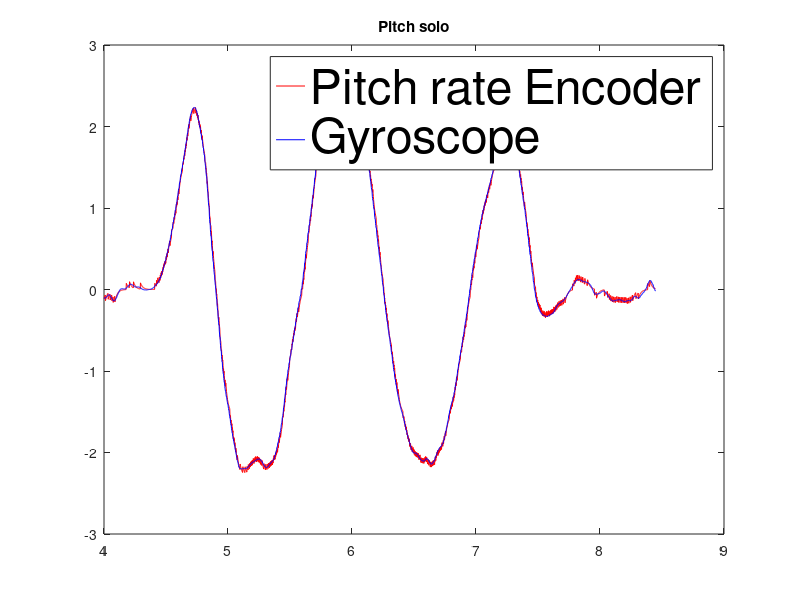
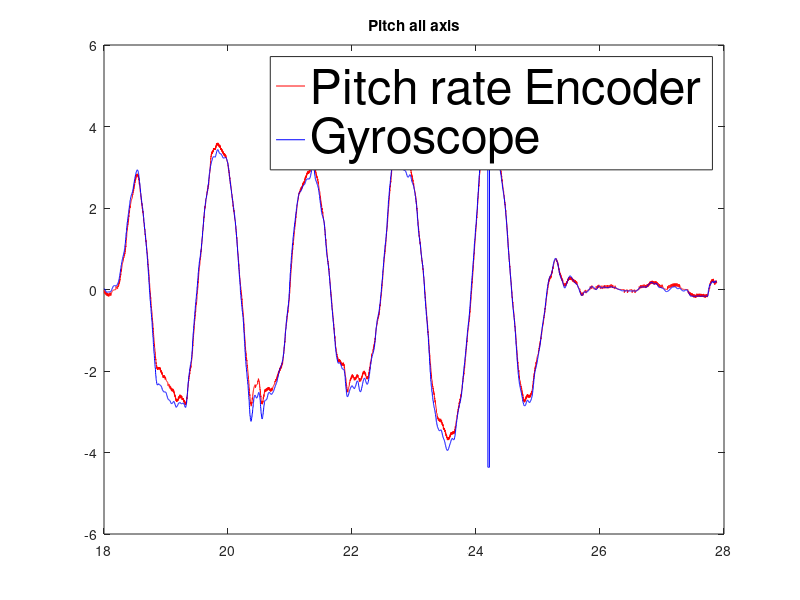
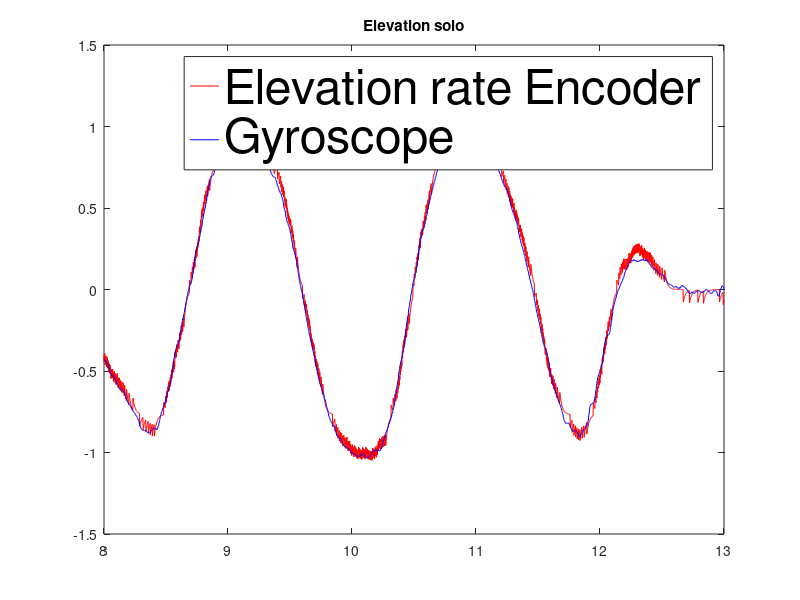
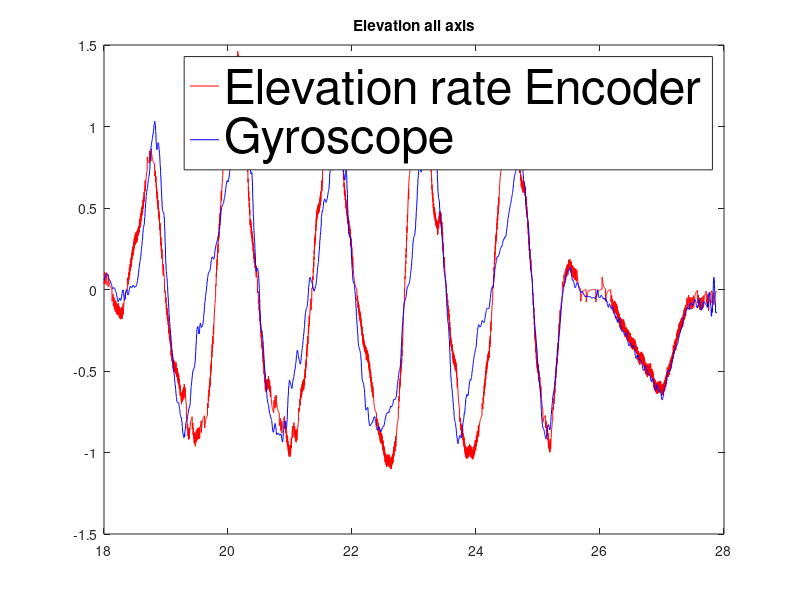

The MATLAB source for these figures, in order:
%%
clc
clear
close
Data = load('PitchRategyrovsencoderoneaxis.mat');
Data2 = load('ElevationRategyrovsencoderoneaxis.mat');
Data3 = load('TravelRategyrovsencoderoneaxis.mat');

%%
figure(1);

plot(Data.ans(1,2001:4225), Data.ans(2,2001:4225),'r')
hold on

plot(Data.ans(1,2001:4225), Data.ans(3,2001:4225),'b')
hold on
title('Pitch solo')
legend({'Pitch rate Encoder','Gyroscope'},'FontSize',35,'Location','best');


%%
figure(2);

plot(Data.ans(1,9001:13942), Data.ans(2,9001:13942),'r')
hold on

plot(Data.ans(1,9001:13942), Data.ans(3,9001:13942),'b')
hold on
title('Pitch all axis')
legend({'Pitch rate Encoder','Gyroscope'},'FontSize',35,'Location','best');

%%
figure(3);

plot(Data2.ans(1,4001:6501), Data2.ans(2,4001:6501),'r')
hold on

plot(Data2.ans(1,4001:6501), Data2.ans(3,4001:6501),'b')
hold on
title('Elevation solo')
legend({'Elevation rate Encoder','Gyroscope'},'FontSize',35,'Location','best');
%%
figure(4);

plot(Data2.ans(1,9001:13942), Data2.ans(2,9001:13942),'r')
hold on

plot(Data2.ans(1,9001:13942), Data2.ans(3,9001:13942),'b')
hold on
title('Elevation all axis')
legend({'Elevation rate Encoder','Gyroscope'},'FontSize',35,'Location','best');

%%
figure(5);

plot(Data3.ans(1,6501:9001), Data3.ans(2,6501:9001),'r')
hold on

plot(Data3.ans(1,6501:9001), Data3.ans(3,6501:9001),'b')
hold on
title('Travel solo')
legend({'Travel rate Encoder','Gyroscope'},'FontSize',35,'Location','best');

%%
figure(6);

plot(Data3.ans(1,9001:13942), Data3.ans(2,9001:13942),'r')
hold on

plot(Data3.ans(1,9001:13942), Data3.ans(3,9001:13942),'b')
hold on
title('Travel all axis')
legend({'Travel rate Encoder','Gyroscope'},'FontSize',35,'Location','best');

%%
clear all
close
clc
Data = load('Acceleration.mat');

figure(7);
plot(Data.ans(1,:), Data.ans(2,:),'r')
title('Acceleration in X direction')
legend({'X direction'},'FontSize',50,'Location','best');

figure(8);
plot(Data.ans(1,:), Data.ans(3,:),'r')
title('Acceleration in Y direction')
legend({'Y direction'},'FontSize',50,'Location','best');

figure(9);
plot(Data.ans(1,:), Data.ans(4,:),'r')
title('Acceleration in Z direction')
legend({'Z direction'},'FontSize',50,'Location','best');

%%
clear all
close
clc
Data = load('TransformedPitch.mat');
Data1 = load('TransformedPitchRate.mat');
Data2 = load('TransformedElevation.mat');
Data3 = load('TransformedElevationRate.mat');
Data4 = load('TransformedTravelRate.mat');


figure(10);
plot(Data.ans(1,:), Data.ans(2,:),'r')
hold on
plot(Data.ans(1,:), Data.ans(3,:),'b')
title('Pitch')
legend({'Transformed pitch','Encoder pitch'},'FontSize',35,'Location','best');

figure(11);
plot(Data1.ans(1,:), Data1.ans(2,:),'r')
hold on
plot(Data1.ans(1,:), Data1.ans(3,:),'b')
title('Pitch Rate')
legend({'Transformed pitch rate','Encoder pitch rate'},'FontSize',35,'Location','best');

figure(12);
plot(Data2.ans(1,:), Data2.ans(2,:),'r')
hold on
plot(Data2.ans(1,:), Data2.ans(3,:),'b')
title('Elevation')
legend({'Transformed Elevation','Encoder Elevation'},'FontSize',35,'Location','best');

figure(13);
plot(Data3.ans(1,80:14869), Data3.ans(2,80:14869),'r')
hold on
plot(Data3.ans(1,80:14869), Data3.ans(3,80:14869),'b')
title('Elevation rate')
legend({'Transformed Elevation rate','Encoder Elevation rate'},'FontSize',25,'Location','best');

figure(14);
plot(Data4.ans(1,:), Data4.ans(2,:),'r')
hold on
plot(Data4.ans(1,:), Data4.ans(3,:),'b')
title('Travel rate')
legend({'Transformed Travel rate','Encoder Travel rate'},'FontSize',35,'Location','best');

%%

clear all
close
clc

Data = load('StatePitch.mat');
Data1 = load('StatePitchR.mat');
Data2 = load('StateElevation.mat');
Data3 = load('StateElevationR.mat');
Data4 = load('StateTravelR.mat');


figure(15);
plot(Data.ans(1,:), Data.ans(2,:),'r')
hold on
plot(Data.ans(1,:), Data.ans(3,:),'b')
title('Pitch')
legend({'Encoder pitch','SE pitch'},'FontSize',35,'Location','best');

figure(16);
plot(Data1.ans(1,:), Data1.ans(2,:),'r')
hold on
plot(Data1.ans(1,:), Data1.ans(3,:),'b')
title('Pitch rate')
legend({'Encoder pitch rate','SE pitch rate'},'FontSize',35,'Location','best');

figure(17);
plot(Data2.ans(1,:), Data2.ans(2,:),'r')
hold on
plot(Data2.ans(1,:), Data2.ans(3,:),'b')
title('Elevation')
legend({'Encoder elevation','SE elevation'},'FontSize',35,'Location','best');

figure(18);
plot(Data3.ans(1,122:8855), Data3.ans(2,122:8855),'r')
hold on
plot(Data3.ans(1,122:8855), Data3.ans(3,122:8855),'b')
title('Elevation rate')
legend({'Encoder elevation rate','SE elevation rate'},'FontSize',35,'Location','best');

figure(19);
plot(Data4.ans(1,:), Data4.ans(2,:),'r')
hold on
plot(Data4.ans(1,:), Data4.ans(3,:),'b')
title('Travel rate')
legend({'Encoder travel rate','SE travel rate'},'FontSize',35,'Location','best');